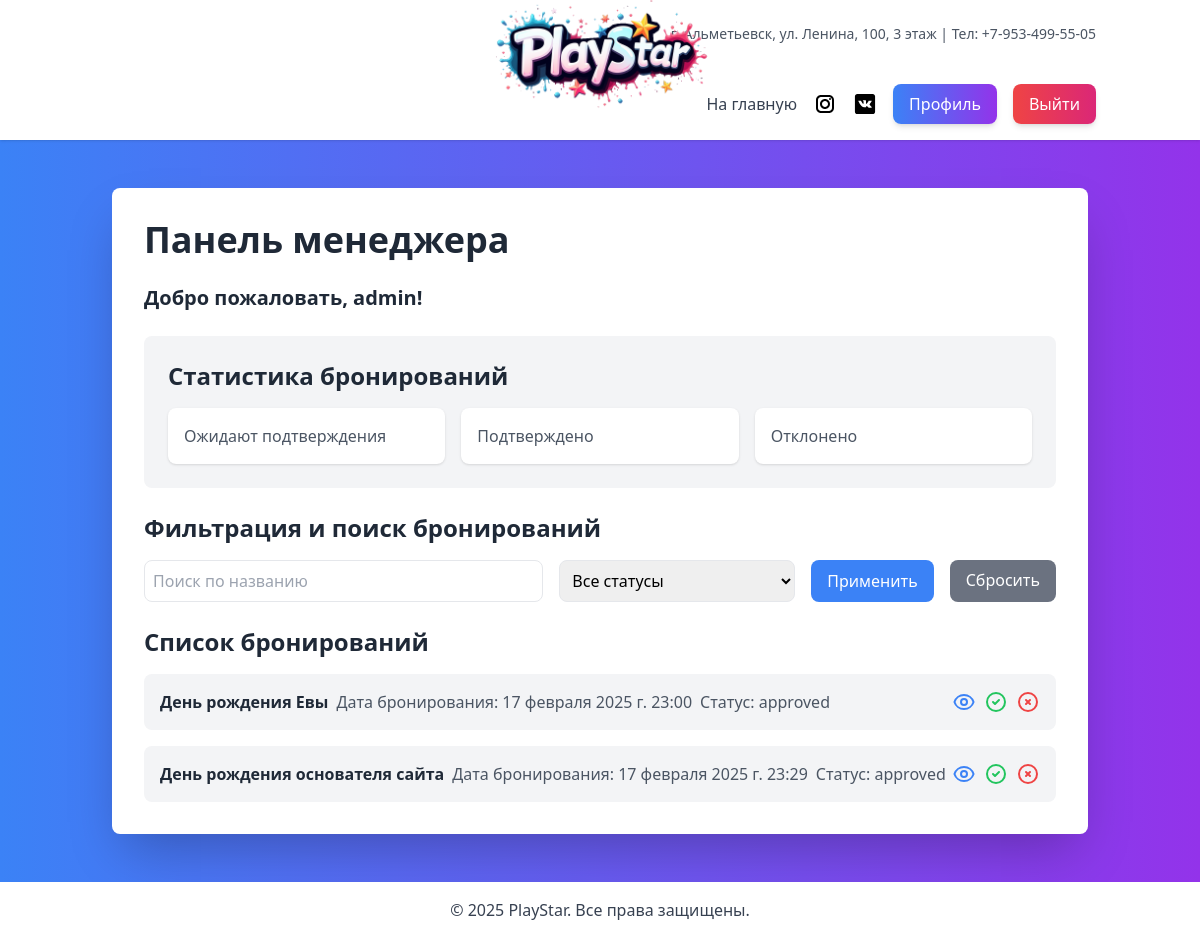
/staff/manager-dashboard/ (signed in), run on an earlier commit of the app's database.
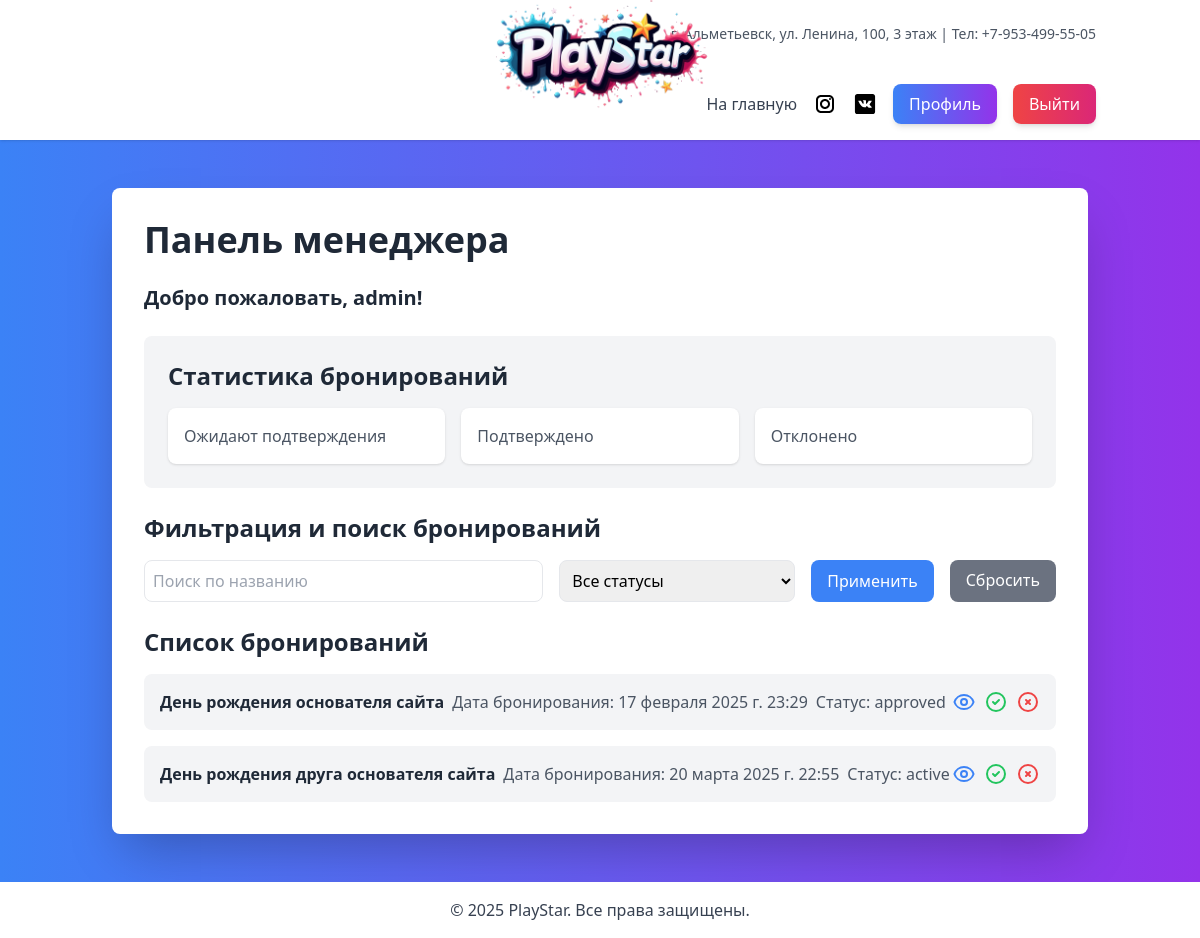
And on a later commit of the database.
### bookings/models.py (models this page shows, shortened)
class Booking(models.Model):
    ONLINE = 'online'
    OFFLINE = 'offline'
    BOOKING_TYPES = [
        (ONLINE, 'Онлайн'),
        (OFFLINE, 'Оффлайн'),
    ]
    user = models.ForeignKey(settings.AUTH_USER_MODEL, on_delete=models.CASCADE, related_name='bookings')
    event_name = models.CharField(max_length=255, verbose_name='Название мероприятия')
    booking_date = models.DateTimeField(auto_now_add=True, verbose_name='Дата бронирования')
    event_date = models.DateTimeField(verbose_name='Дата мероприятия')
    status = models.CharField(max_length=50, choices=STATUS_CHOICES, default='active', verbose_name='Статус')
    children_count = models.PositiveIntegerField(default=1, blank=True, null=True, verbose_name='Количество детей')
    comment = models.TextField(max_length=255, blank=True, null=True, verbose_name='Комментарий')
    edited_by = models.CharField(max_length=50, blank=True, null=True, verbose_name='Отредактировано')
    booking_type = models.CharField(max_length=10, choices=BOOKING_TYPES, default=ONLINE, verbose_name='Тип бронирования')
    amount = models.DecimalField(max_digits=10, decimal_places=2, default=0.00, verbose_name='Сумма')
    class Meta:
        verbose_name = 'Бронирование'
        verbose_name_plural = 'Бронирования'

### staff/views.py (the view)
# urls.py: path('manager-dashboard/', views.manager_dashboard, name='manager_dashboard'),
@login_required
@role_required('Admin', 'Manager')
def manager_dashboard(request):
    bookings = Booking.objects.all()
    return render(request, 'staff/manager_dashboard.html', {'bookings': bookings})

### staff/views.py (called while the page is built)
def role_required(*group_names):
    def in_groups(user):
        if user.is_authenticated:
            if bool(user.groups.filter(name__in=group_names)) or user.is_superuser:
                return True
        return False
    return user_passes_test(in_groups)

### staff/templates/staff/manager_dashboard.html (shortened to what the changed rows need)
{% extends 'base.html' %}
{% block content %}
<div class="flex space-x-8 max-w-6xl mx-auto">
    <div class="w-full bg-white p-8 rounded-lg shadow-2xl">
        <h2 class="text-4xl font-bold text-gray-800 mb-6">Панель менеджера</h2>
        <div class="mt-6">
            {% if bookings %}
                <ul class="space-y-4">
                    {% for booking in bookings %}
                        <li class="bg-gray-100 p-4 rounded-lg flex items-center justify-between">
                            <div class="flex items-center space-x-2">
                                <p class="text-gray-800"><strong>{{ booking.event_name }}</strong></p>
                                <p class="text-gray-600">Дата бронирования: {{ booking.booking_date }}</p>
                                <p class="text-gray-600">Статус: {{ booking.status }}</p>
                            </div>
                            <div class="flex space-x-2">
                                <button onclick="openModal('{{ booking.event_name }}', '{{ booking.booking_date }}', '{{ booking.event_date }}', '{{ booking.children_count }}', '{{ booking.comment }}')" class="text-blue-500 hover:text-blue-700">
                                </button>
                                <a href="{% url 'manage_booking' booking.id 'approve' %}" class="text-green-500 hover:text-green-700">
                                    <svg xmlns="http://www.w3.org/2000/svg" class="h-6 w-6" fill="none" viewBox="0 0 24 24" stroke="currentColor">
                                        <path stroke-linecap="round" stroke-linejoin="round" stroke-width="2" d="M9 12l2 2 4-4m6 2a9 9 0 11-18 0 9 9 0 0118 0z" />
                                    </svg>
                                </a>
                                <a href="{% url 'manage_booking' booking.id 'reject' %}" class="text-red-500 hover:text-red-700">
                                    <svg xmlns="http://www.w3.org/2000/svg" class="h-6 w-6" fill="none" viewBox="0 0 24 24" stroke="currentColor">
                                        <path stroke-linecap="round" stroke-linejoin="round" stroke-width="2" d="M10 14l2-2m0 0l2-2m-2 2l-2-2m2 2l2 2m7-2a9 9 0 11-18 0 9 9 0 0118 0z" />
                                    </svg>
                                </a>
                            </div>
                        </li>
                    {% endfor %}
                </ul>
            {% else %}
                <p class="text-gray-600">Бронирования не найдены.</p>
            {% endif %}
        </div>
    </div>
</div>
{% endblock %}

What changed in the data, as far as the page shows it:
removed Booking: event_name "День рождения Евы", booking_date "17 февраля 2025 г. 23:00", status "approved"
added Booking: event_name "День рождения друга основателя сайта", booking_date "20 марта 2025 г. 22:55", status "active"
